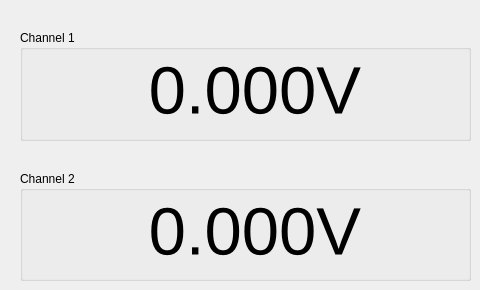
           <widget class="QWidget" name="tab_3">
            <attribute name="title">
             <string>VPP</string>
            </attribute>
            <widget class="QWidget" name="verticalLayoutWidget_3">
             <property name="geometry">
              <rect>
               <x>20</x>
               <y>30</y>
               <width>451</width>
               <height>251</height>
              </rect>
             </property>
             <layout class="QVBoxLayout" name="verticalLayout_107">
              <property name="spacing">
               <number>30</number>
              </property>
              <item>
               <widget class="QGroupBox" name="groupBox_17">
                <property name="title">
                 <string>Channel 1</string>
                </property>
                <widget class="QLabel" name="vppChannel1">
                 <property name="geometry">
                  <rect>
                   <x>10</x>
                   <y>20</y>
                   <width>431</width>
                   <height>81</height>
                  </rect>
                 </property>
                 <property name="font">
                  <font>
                   <pointsize>50</pointsize>
                  </font>
                 </property>
                 <property name="text">
                  <string> 0.000V</string>
                 </property>
                 <property name="alignment">
                  <set>Qt::AlignmentFlag::AlignCenter</set>
                 </property>
                </widget>
               </widget>
              </item>
              <item>
               <widget class="QGroupBox" name="groupBox_18">
                <property name="title">
                 <string>Channel 2</string>
                </property>
                <widget class="QLabel" name="vppChannel2">
                 <property name="geometry">
                  <rect>
                   <x>10</x>
                   <y>20</y>
                   <width>431</width>
                   <height>81</height>
                  </rect>
                 </property>
                 <property name="font">
                  <font>
                   <pointsize>50</pointsize>
                  </font>
                 </property>
                 <property name="text">
                  <string> 0.000V</string>
                 </property>
                 <property name="alignment">
                  <set>Qt::AlignmentFlag::AlignCenter</set>
                 </property>
                </widget>
               </widget>
              </item>
             </layout>
            </widget>
           </widget>
